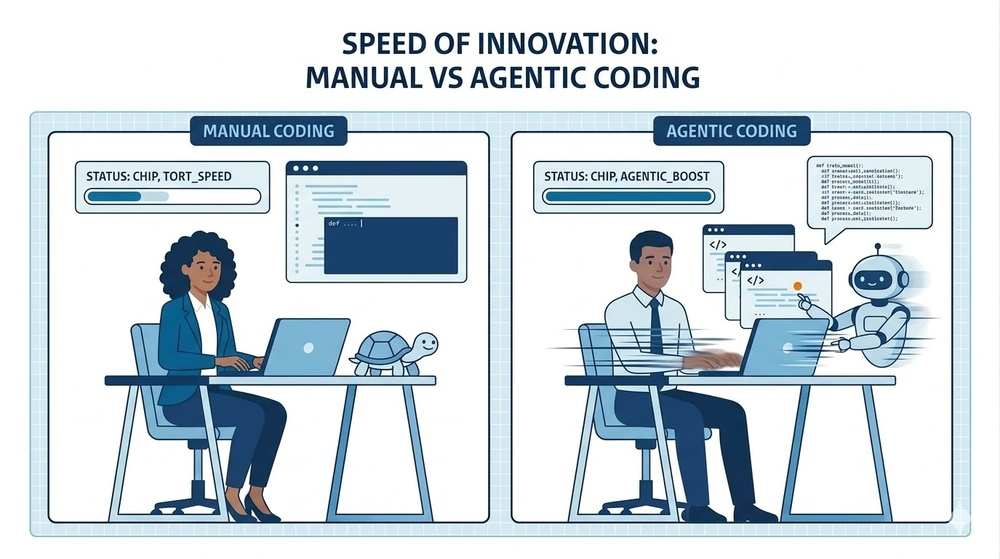
#> input picture reusable-images/agentic-speedup.jpg, 1000 x 559 px, shrunk from 1375 x 768 before the run
$ python remove_solid_background.py ../../reusable-images/agentic-speedup.jpg
#> lines starting #> are read from the running program, lines starting #| are printed output that depends on the picture; after the words box and inside, x2 and y2 are one past the last pixel; in counts of white or black regions, pixels touching at a corner belong together
from __future__ import annotations

import argparse
from collections import deque
from pathlib import Path

import numpy as np
from PIL import Image


# [5 lines left out: function parse_hex_color, not called in this run]


def detect_edge_color(rgb: np.ndarray, alpha: np.ndarray, min_alpha: int) -> tuple[int, int, int]:
    top = rgb[0, :, :]
    bottom = rgb[-1, :, :]
    left = rgb[:, 0, :]
    right = rgb[:, -1, :]

    top_a = alpha[0, :]
    bottom_a = alpha[-1, :]
    left_a = alpha[:, 0]
    right_a = alpha[:, -1]

    edge_rgb = np.concatenate([top, bottom, left, right], axis=0)
    edge_alpha = np.concatenate([top_a, bottom_a, left_a, right_a], axis=0)

    valid = edge_alpha >= min_alpha
    if np.any(valid):
        samples = edge_rgb[valid]
    else:
        samples = edge_rgb

    median = np.median(samples, axis=0)
    return int(median[0]), int(median[1]), int(median[2])


def build_candidate_mask(rgb: np.ndarray, target: tuple[int, int, int], tolerance: int) -> np.ndarray:
    target_arr = np.array(target, dtype=np.int16)
    diff = np.abs(rgb.astype(np.int16) - target_arr[None, None, :])
    return np.max(diff, axis=2) <= tolerance


def flood_from_edges(mask: np.ndarray, connectivity: int) -> np.ndarray:
    height, width = mask.shape
    visited = np.zeros_like(mask, dtype=bool)
    queue: deque[tuple[int, int]] = deque()

    for x in range(width):
        if mask[0, x]:
            queue.append((0, x))
            visited[0, x] = True
        if mask[height - 1, x] and not visited[height - 1, x]:
            queue.append((height - 1, x))
            visited[height - 1, x] = True

    for y in range(height):
        if mask[y, 0] and not visited[y, 0]:
            queue.append((y, 0))
            visited[y, 0] = True
        if mask[y, width - 1] and not visited[y, width - 1]:
            queue.append((y, width - 1))
            visited[y, width - 1] = True

    if connectivity == 8:
        neighbors = [
            (-1, 0),
            (1, 0),
            (0, -1),
            (0, 1),
            (-1, -1),
            (-1, 1),
            (1, -1),
            (1, 1),
        ]
    else:
        neighbors = [(-1, 0), (1, 0), (0, -1), (0, 1)]

    while queue:
        y, x = queue.popleft()
        for dy, dx in neighbors:
            ny, nx = y + dy, x + dx
            if ny < 0 or ny >= height or nx < 0 or nx >= width:
                continue
            if visited[ny, nx] or not mask[ny, nx]:
                continue
            visited[ny, nx] = True
            queue.append((ny, nx))

    return visited


def apply_background_replacement(
    rgba: np.ndarray,
    remove_mask: np.ndarray,
    mode: str,
) -> np.ndarray:
    out = rgba.copy()

    if mode == "transparent":
        out[remove_mask, 3] = 0
    else:
        out[remove_mask, 0:3] = 255
        out[remove_mask, 3] = 255

    return out


def default_output_path(input_path: Path, mode: str) -> Path:
    suffix = "-transparent" if mode == "transparent" else "-white-bg"
    return input_path.with_name(f"{input_path.stem}{suffix}.png")


def process_image(
    input_path: Path,
    output_path: Path,
    mode: str,
    tolerance: int,
    color: tuple[int, int, int] | None,
    connectivity: int,
    min_alpha: int,
) -> dict[str, str | int]:
    with Image.open(input_path) as image:
        rgba_img = image.convert("RGBA")
        rgba = np.array(rgba_img)

    rgb = rgba[:, :, :3]
    alpha = rgba[:, :, 3]

    target = color if color is not None else detect_edge_color(rgb, alpha, min_alpha=min_alpha)
    candidates = build_candidate_mask(rgb, target=target, tolerance=tolerance)
    remove_mask = flood_from_edges(candidates, connectivity=connectivity)

    result = apply_background_replacement(rgba, remove_mask=remove_mask, mode=mode)

    output_img = Image.fromarray(result, mode="RGBA")
    output_img.save(output_path)

    removed_pixels = int(np.count_nonzero(remove_mask))
    total_pixels = int(remove_mask.size)
    removed_pct = round((removed_pixels / total_pixels) * 100, 2)

    return {
        "input": str(input_path),
        "output": str(output_path),
        "mode": mode,
        "target_color": f"#{target[0]:02X}{target[1]:02X}{target[2]:02X}",
        "tolerance": tolerance,
        "connectivity": connectivity,
        "removed_pixels": removed_pixels,
        "removed_percent": removed_pct,
    }


def build_parser() -> argparse.ArgumentParser:
    parser = argparse.ArgumentParser(
        description=(
            "Remove a solid edge-connected background from a single image using flood fill. "
            "Background color is auto-detected from the image edges unless --color is provided."
        )
    )
    parser.add_argument("input", type=Path, help="Input image path")
    parser.add_argument("--output", type=Path, default=None, help="Output image path (default: derived .png)")
    parser.add_argument(
        "--mode",
        choices=["transparent", "white"],
        default="transparent",
        help="Background replacement mode",
    )
    parser.add_argument(
        "--tolerance",
        type=int,
        default=24,
        help="Per-channel color tolerance (0-255), default 24",
    )
    parser.add_argument(
        "--color",
        type=str,
        default=None,
        help="Background color override in #RRGGBB format",
    )
    parser.add_argument(
        "--connectivity",
        type=int,
        choices=[4, 8],
        default=4,
        help="Flood fill connectivity",
    )
    parser.add_argument(
        "--min-alpha",
        type=int,
        default=10,
        help="Ignore nearly transparent edge pixels when auto-detecting edge color",
    )
    return parser


def main() -> None:
    parser = build_parser()
    args = parser.parse_args()

    input_path: Path = args.input
    if not input_path.exists():
        raise FileNotFoundError(f"Input file not found: {input_path}")

    tolerance = max(0, min(255, int(args.tolerance)))

    color = parse_hex_color(args.color) if args.color else None
    output_path = args.output if args.output else default_output_path(input_path, args.mode)

    if args.mode == "transparent" and output_path.suffix.lower() != ".png":
        output_path = output_path.with_suffix(".png")

    output_path.parent.mkdir(parents=True, exist_ok=True)

    report = process_image(
        input_path=input_path,
        output_path=output_path,
        mode=args.mode,
        tolerance=tolerance,
        color=color,
        connectivity=args.connectivity,
        min_alpha=args.min_alpha,
    )
#> in process_image, image is the input picture: PIL image 1000x559 RGB; mean R, G, B 205.4, 216.4, 223.5
#> in detect_edge_color, `top = rgb[0, :, :]`: top = 1000 rows, first 8: [254, 254, 254], [255, 255, 255], [255, 255, 255], [255, 255, 255], [255, 255, 255], [255, 255, 255], [255, 255, 255], [254, 254, 254]
#> in detect_edge_color, `bottom = rgb[-1, :, :]`: bottom = 1000 rows, first 8: [254, 254, 254], [254, 254, 254], [254, 254, 254], [254, 254, 254], [254, 254, 254], [254, 254, 254], [254, 254, 254], [254, 254, 254]
#> in detect_edge_color, `left = rgb[:, 0, :]`: left = 559 rows, first 8: [254, 254, 254], [254, 254, 254], [254, 254, 254], [254, 254, 254], [253, 253, 253], [253, 253, 253], [254, 254, 254], [254, 254, 254]
#> in detect_edge_color, `right = rgb[:, -1, :]`: right = 559 rows, first 8: [238, 238, 238], [238, 238, 238], [238, 238, 238], [238, 238, 238], [238, 238, 238], [238, 238, 238], [237, 237, 237], [237, 237, 237]
#> in detect_edge_color, `top_a = alpha[0, :]`: top_a = 1000 values from 255 to 255
#> in detect_edge_color, `left_a = alpha[:, 0]`: left_a = 559 values from 255 to 255
#> in detect_edge_color, `edge_alpha = np.concatenate([top_a, bottom_a, left_a, right_a], axis=0)`: edge_alpha = 3118 values from 255 to 255
#> in detect_edge_color, `median = np.median(samples, axis=0)`: median = [254, 254, 254]
#> in process_image, `target = color if color is not None else detect_edge_color(rgb, alpha,..`: target = (254, 254, 254)
#> in build_candidate_mask, `target_arr = np.array(target, dtype=np.int16)`: target_arr = [254, 254, 254]
#> in build_candidate_mask, `diff = np.abs(rgb.astype(np.int16) - target_arr[None, None, :])`:
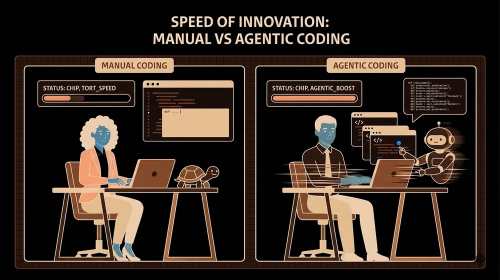
#> diff: shape (559, 1000, 3) int16 (shown at 1/2 size); mean R, G, B 49.5, 38.5, 31.4
#> in build_candidate_mask, `return np.max(diff, axis=2) <= tolerance`:
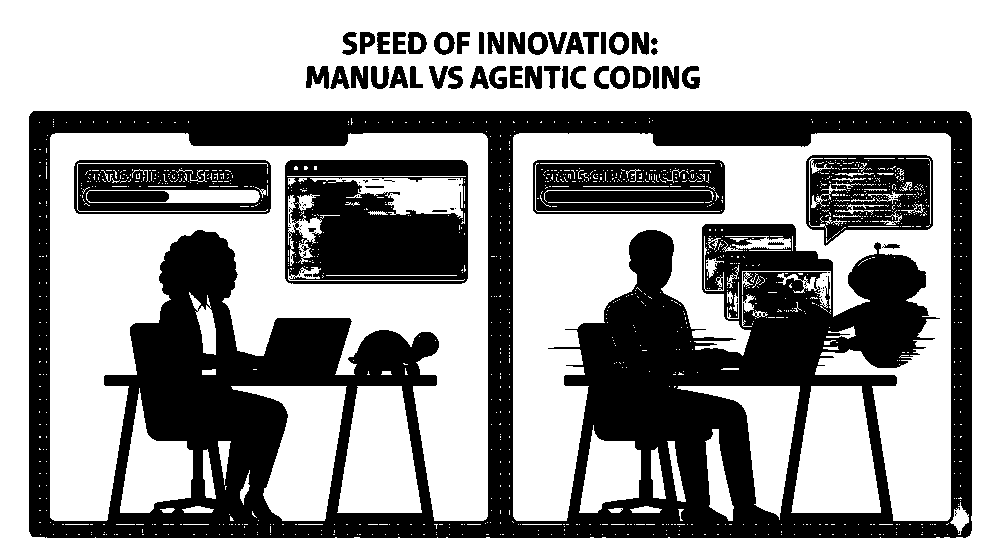
#> returned value: shape (559, 1000) bool; 61.7% white; 93 black regions (42 under 20 px), largest, box (x1, y1, x2, y2) and area: (29, 111, 972, 538) 162593, (285, 160, 468, 284) 17382, (533, 160, 725, 214) 8902
#> after the loop in flood_from_edges, `for x in range(width):`:
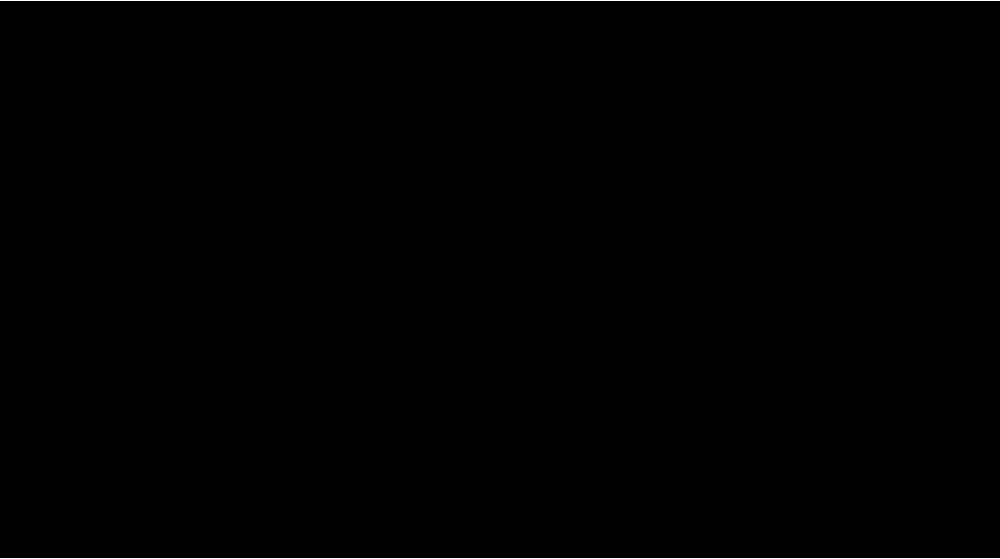
#> visited: shape (559, 1000) bool; 0.36% white in thin lines or dots
#> after the loop in flood_from_edges, `for y in range(height):`:
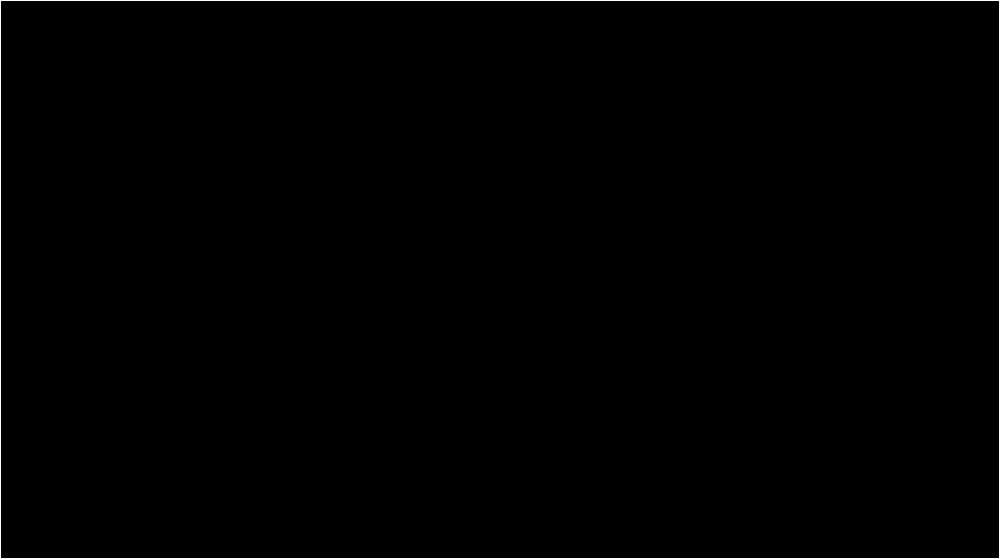
#> visited: shape (559, 1000) bool; 0.56% white in thin lines or dots
#> the loop in flood_from_edges, `while queue:` made 146949 passes
#> (y, x) on passes 1 to 3: (0, 0), (558, 0), (0, 1)
#> after the loop in flood_from_edges, `while queue:`:
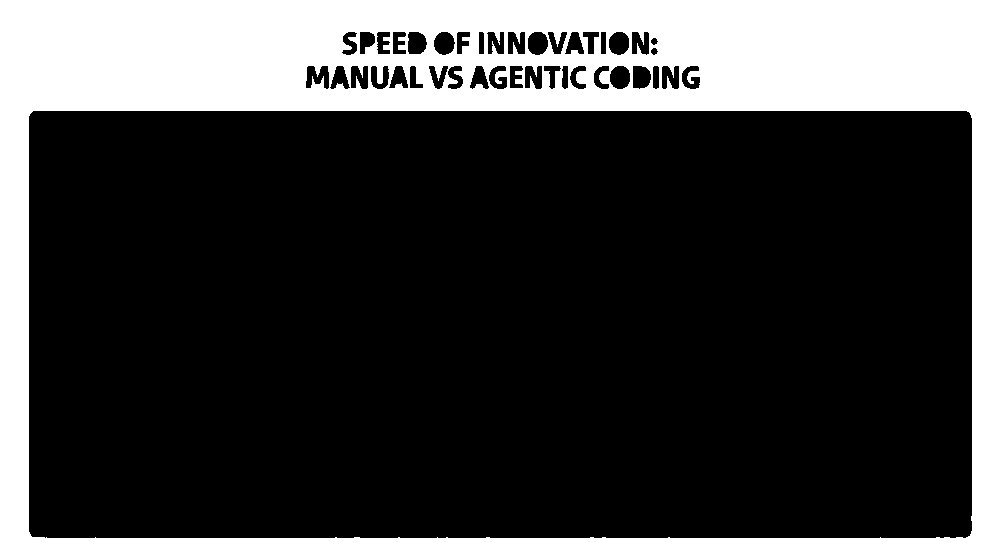
#> visited: shape (559, 1000) bool; 26.3% white; 1 white region, box (x1, y1, x2, y2) and area: (0, 0, 1000, 559) 146949
#> in process_image, `removed_pixels = int(np.count_nonzero(remove_mask))`: removed_pixels = 146949
#> in process_image, `removed_pct = round((removed_pixels / total_pixels) * 100, 2)`: removed_pct = 26.29
#> report = 8 items

    print("Background removal complete:")
    for key, value in report.items():
        print(f"- {key}: {value}")
#> this loop made 8 passes
#> (key, value) on passes 3 to 8: ('mode', 'transparent'), ('target_color', '#FEFEFE'), ('tolerance', 24), ('connectivity', 4), ('removed_pixels', 146949), ('removed_percent', 26.29)
#> (printed output is left out)


if __name__ == "__main__":
    main()
